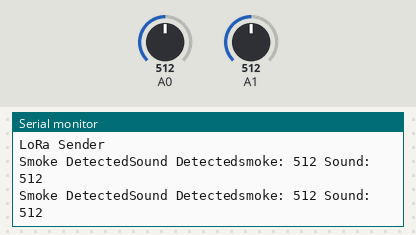
A sketch run on a simulated Arduino Uno, built with avr-gcc and run on an emulated ATmega328P. Shown: the last lines printed to the serial monitor. Inputs (shaded band) come from the test bench; at power-on: A0 = 512, A1 = 512. No radio packets arrive unless stated.

Above: at 1.9 s.
2.0 s: A0 set to 418
At 3.0 s:
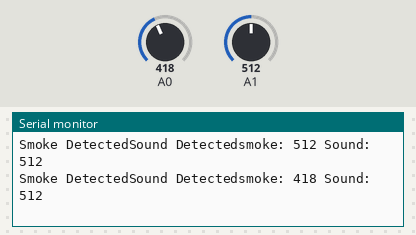
3.5 s: A0 set to 382
At 5.0 s:
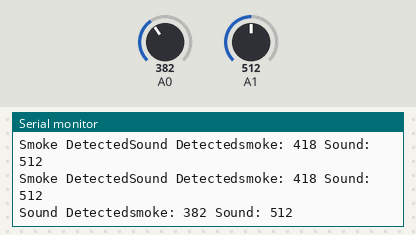
7.1 s: A1 set to 790
At 8.4 s:
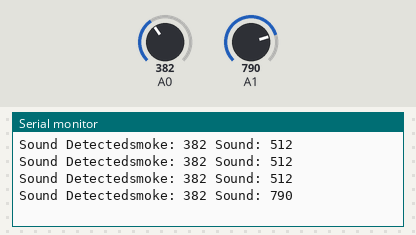
8.6 s: A1 set to 809
At 9.7 s:
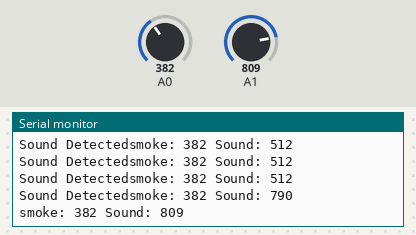

Measured:
- the behaviour switches between 400 and 399 on A0 (found by bisection; images 1 and 2)
- the behaviour switches between 800 and 801 on A1 (found by bisection; images 3 and 4)
- after the input at 2.0 s, the serial monitor: prints a new line after 0.32 s (image 1)
- after the input at 3.5 s, the serial monitor: prints a new line after 1.1 s (image 2)
- after the input at 7.1 s, the serial monitor: prints a new line after 0.65 s (image 3)
- after the input at 8.6 s, the serial monitor: prints a new line after 0.21 s (image 4)

The sketch:

LoRaSender_Smoke.ino
```cpp
#include <SPI.h>
#include <LoRa.h>
int sound_threshod = 800;
int threshod = 400;
int smoke = 0, sound = 0;
void setup() {
  Serial.begin(9600);
  while (!Serial);

  Serial.println("LoRa Sender");

  if (!LoRa.begin(454E6)) {
    Serial.println("Starting LoRa failed!");
    while (1);
  }
}

void loop() {
  smoke = analogRead(A0);
  sound = analogRead(A1);
  if (smoke >= threshod)
  {
    // send packet
    LoRa.beginPacket();
    LoRa.print("S");
    //LoRa.print(counter);
    LoRa.endPacket();
    Serial.print("Smoke Detected");
  }
  if (sound <= sound_threshod)
  {
    // send packet
    LoRa.beginPacket();
    LoRa.print("F");
    //LoRa.print(counter);
    LoRa.endPacket();
    Serial.print("Sound Detected");
  }
  if (smoke < threshod && sound > sound_threshod)
  {
    // send packet
    LoRa.beginPacket();
    LoRa.print("N");
    //LoRa.print(counter);
    LoRa.endPacket();

  }
  Serial.print("smoke: ");
  Serial.print(smoke);
  Serial.print(" Sound: ");
  Serial.println(sound);
  delay(1000);
}
```
